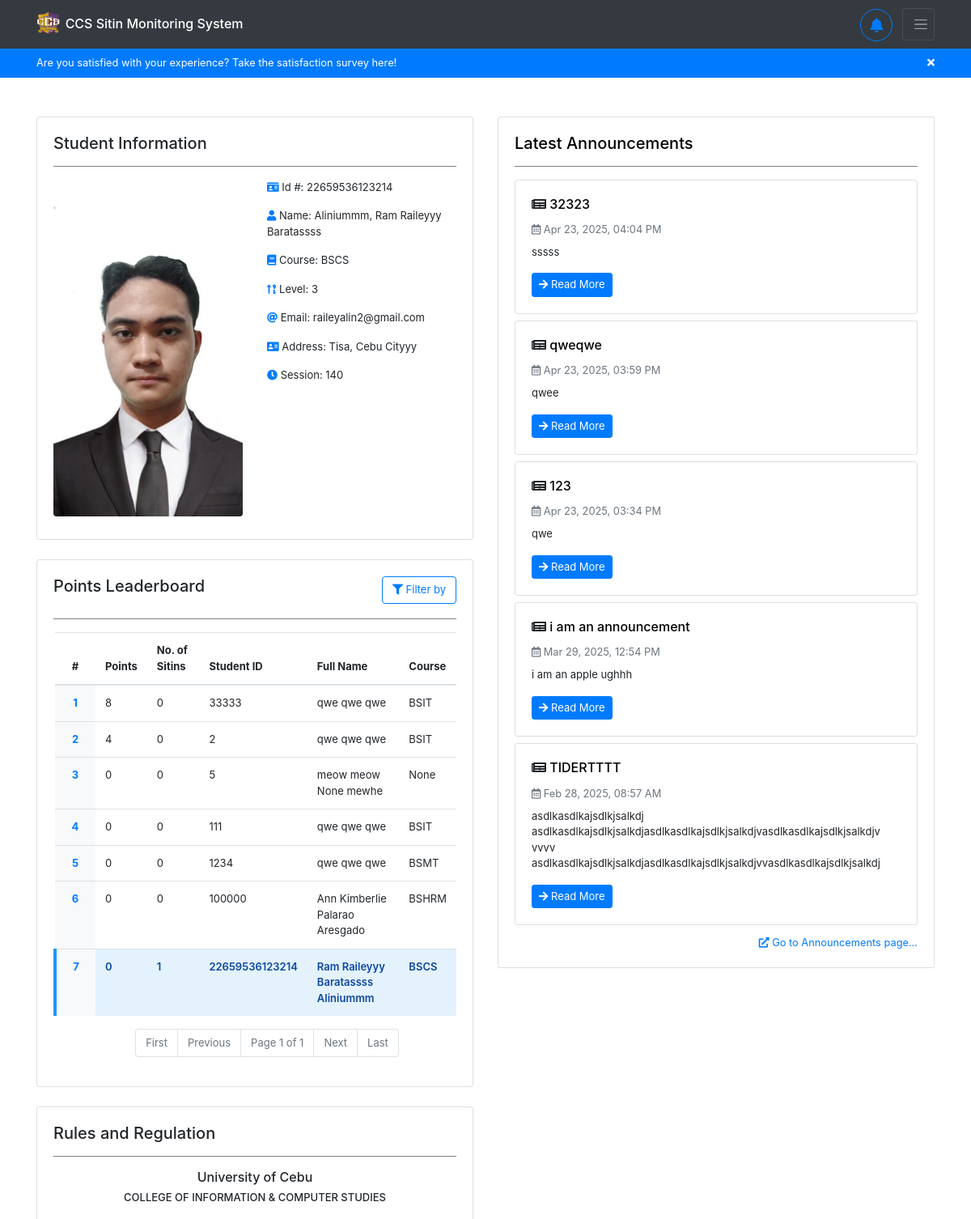
/home/ (signed in, upper part), run on an earlier commit of the app's database.
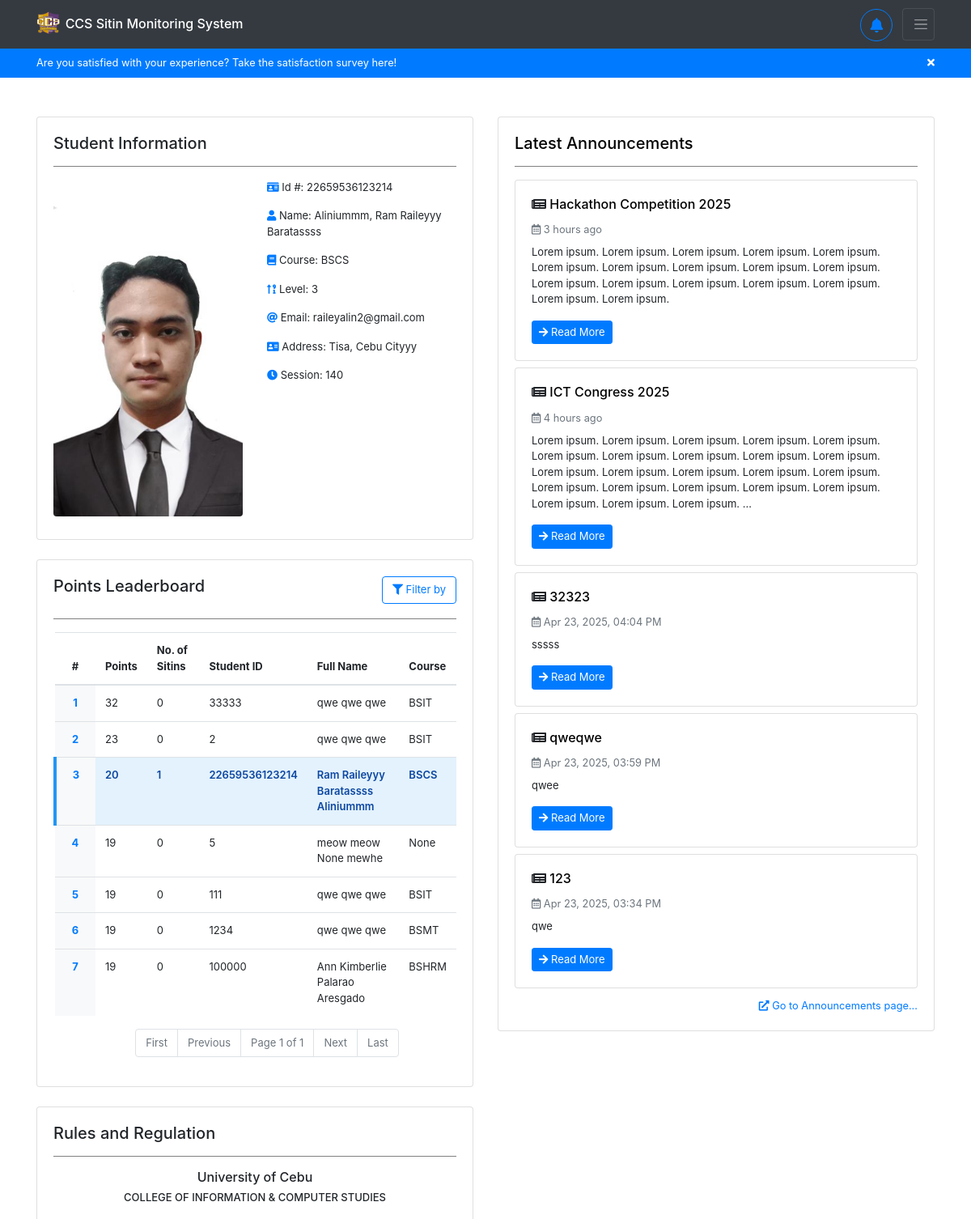
And on a later commit of the database.
### backend/models.py (models this page shows, shortened)
class Registration(models.Model):
    idno = models.IntegerField(primary_key=True)
    lastname = models.CharField(max_length=80, null=True, blank=True)
    firstname = models.CharField(max_length=80, null=True, blank=True)
    middlename = models.CharField(max_length=80, null=True, blank=True)
    course = models.CharField(max_length=80, choices=COURSE_CHOICES, null=True, blank=True)
    level = models.IntegerField(null=True, choices=LEVEL_CHOICES, blank=True)
    email = models.EmailField(max_length=80, null=True, blank=True)
    address = models.CharField(max_length=255, null=True, blank=True)
    sessions = models.IntegerField(default=30, null=True, blank=True)
    points = models.IntegerField(default=0, null=True, blank=True)
    sitins_count = models.IntegerField(default=0, null=True, blank=True)
    profilepicture_og = models.ImageField(upload_to="profiles/", default="profiles/default.jpg", blank=True, null=True)
    profilepicture_lg = models.ImageField(upload_to="profiles/", default="profiles/default_lg.jpg", blank=True, null=True)
    profilepicture_md = models.ImageField(upload_to="profiles/", default="profiles/default_md.jpg", blank=True, null=True)
    profilepicture_sm = models.ImageField(upload_to="profiles/", default="profiles/default_sm.jpg", blank=True, null=True)
    study_load = models.FileField(upload_to="schedules/", blank=True, null=True)
    profiledescription = models.TextField(blank=True, null=True)
    username = models.OneToOneField(User, on_delete=models.CASCADE)

class Announcement(models.Model):
    title = models.CharField(max_length=255, blank=True, null=True)
    content = models.TextField(blank=True, null=True)
    image = models.ImageField(upload_to="announcements/", default="announcements/announcement.jpg", blank=True, null=True)
    date = models.DateTimeField(auto_now_add=True)
    updated_at = models.DateTimeField(auto_now=True)
    superuser = models.ForeignKey(User, on_delete=models.CASCADE, limit_choices_to={'is_superuser': True})

### backend/views.py (the view)
# urls.py: path('home/', views.home, name='user-home'),
@login_required
def home(request):
    if request.user.is_authenticated:
        reg = Registration.objects.get(username=request.user)
        announcements = Announcement.objects.all().order_by('-date')[:5]
        students_leaderboard = Registration.objects.all().select_related('username').order_by('-points')
        is_top_performing = request.GET.get('is_top_performing')
        if is_top_performing == 'False':
            students_leaderboard = students_leaderboard.order_by('-sitins_count')
        else:
            print('some kinda problem in the html?')
        paginator = Paginator(students_leaderboard, 10)
        page_number = request.GET.get('page')
        page_obj = paginator.get_page(page_number)
        return render(request, 'backend/pages/home.html', context={ 'registration': reg, 'announcements': announcements, 'students_leaderboard': page_obj })
    return redirect('/')

### backend/templatetags/custom_filters.py (called while the page is built)
@register.filter
def time_ago(value):
    if not value:
        return ""
    now = timezone.localtime(timezone.now())
    value = timezone.localtime(value)
    diff = now - value
    seconds = diff.total_seconds()
    if seconds < 60:
        return f"{int(seconds)} seconds ago"
    elif seconds < 3600:
        minutes = int(seconds / 60)
        return f"{minutes} minute{'s' if minutes != 1 else ''} ago"
    elif seconds < 86400:
        hours = int(seconds / 3600)
        return f"{hours} hour{'s' if hours != 1 else ''} ago"
    else:
        return value.strftime("%b %d, %Y, %I:%M %p ")  # Fallback to date if > 1 day

### backend/templates/backend/pages/home.html (shortened to what the changed rows need)
{% extends 'backend/base.html' %}
{% load static %}
{% load custom_filters %}
{% block content %}
<div class="container mt-5" id="home-container">
    <div class="row">
        <div class="col-lg-6 col-md-12">
            <div class="row">
                <div class="col-12 mb-4">
                    <div class="card">
                        <div class="card-body student-info-card">
                            <div class="row">
                                <div class="col-md-6 col-12 mb-2 d-flex justify-content-center">
                                    <div>
                                        <img
                                        src="{% if registration.profilepicture_md and registration.profilepicture_md.url %}{{ registration.profilepicture_md.url }}{% else %}{% static 'backend/images/default-avatar.jpg' %}{% endif %}"
                                        alt="profile picture" class="img-fluid rounded" />
                                    </div>
                                </div>
                                <div class="col-md-6 col-12">
                                    <p>
                                        <i class="fas fa-id-card"></i> Id #: {% if registration.idno%}{{ registration.idno }}{% else %}N/A{% endif %}
                                    </p>
                                    <p>
                                        <i class="fas fa-user"></i> Name:
                                        {% if registration.lastname or registration.firstname or registration.middlename %}
                                            {{ registration.lastname|default:'' }}{% if registration.lastname and registration.firstname %}, {% endif %}
                                            {{ registration.firstname|default:'' }}
                                            {{ registration.middlename|default:'' }}
                                        {% else %}
                                            N/A
                                        {% endif %}
                                    </p>
                                    <p>
                                        <i class="fas fa-book"></i> Course: {% if registration.course %}{{ registration.course }}{% else%}N/A{% endif %}
                                    </p>
                                    <p>
                                        <i class="fas fa-sort-numeric-up-alt"></i> Level: {% if registration.level %}{{ registration.level }}{% else %}N/A{%endif %}
                                    </p>
                                    <p>
                                        <i class="fas fa-at"></i> Email: {% if registration.email%}{{ registration.email }}{% else %}N/A{% endif %}
                                    </p>
                                    <p>
                                        <i class="fas fa-address-card"></i> Address: {% if registration.address %}{{ registration.address }}{% else%}N/A{% endif %}
                                    </p>
                                    <p>
                                        <i class="fas fa-clock"></i> Session: {% if registration.sessions %}{{ registration.sessions }}{% else%}N/A{% endif %}
                                    </p>
                                </div>
                            </div>
                        </div>
                    </div>
                </div>
                <div class="col-12 mb-4">
                    <div class="card shadow">
                        <div class="card-body">
                            <div class="table-responsive">
                                <table class="table">
                                    <thead>
                                        <tr>
                                            <th class="text-center" style="width: 50px;">#</th>
                                            <th>Points</th>
                                            <th>No. of Sitins</th>
                                            <th>Student ID</th>
                                            <th>Full Name</th>
                                            <th>Course</th>
                                        </tr>
                                    </thead>
                                    <tbody>
                                        {% for user in students_leaderboard %}
                                        <tr
                                            {% if request.user.id == user.username.id %}
                                            class="highlight"
                                            {% endif %}
                                            >
                                            <td class="text-center font-weight-bold text-primary" style="background-color: #f8f9fa;">{{ forloop.counter }}</td>
                                            <td>{{ user.points }}</td>
                                            <td>{{ user.sitins_count }}</td>
                                            <td>{{ user.idno }}</td>
                                            <td>{{ user.firstname }} {{ user.middlename }} {{ user.lastname }}</td>
                                            <td>{{ user.course }}</td>
                                        </tr>
                                        {% empty %}
                                        <tr>
                                            <td colspan="6" class="text-center text-muted">No leaderboard data available</td>
                                        </tr>
                                        {% endfor %}
                                    </tbody>
                                </table>
                            </div>
                        </div>
                    </div>
                </div>
            </div>
        </div>
        <div class="col-lg-6 col-md-12">
            <div class="row">
                <div class="col-12 mb-4">
                    <div class="card shadow">
                        <div class="card-body">
                            {% for announcement in announcements %}
                            <div class="card mb-2 border-left-primary shadow-sm">
                                <div class="card-body">
                                    <h6>
                                        <i class="fas fa-newspaper"></i>
                                        <a href="{% url 'user-announcement' announcement.id %}" style="color: black;">{{ announcement.title }}</a>
                                    </h6>
                                    <small class="text-muted">
                                        <i class="far fa-calendar-alt"></i> {{ announcement.date|time_ago }}
                                    </small>
                                    <p class="mt-2">{{ announcement.content|truncatechars:"300" }}</p>
                                    <a href="{% url 'user-announcement' announcement.id %}" class="btn btn-sm btn-primary">
                                        <i class="fas fa-arrow-right"></i> Read More
                                    </a>
                                </div>
                            </div>
                            {% empty %}
                            <p class="text-center text-muted">No announcements available.</p>
                            {% endfor %}
                        </div>
                    </div>
                </div>
            </div>
        </div>
    </div>
</div>
{% endblock %}

What changed in the data, as far as the page shows it:
no longer on this page (row unchanged): Announcement: title "i am an announcement", date "Mar 29, 2025, 12:54 PM", content "i am an apple ughhh"
no longer on this page (row unchanged): Announcement: title "TIDERTTTT", date "Feb 28, 2025, 08:57 AM", content "asdlkasdlkajsdlkjsalkdj asdlkasdlkajsdlkjsalkdjasdlkasdlkajsdlkjsalkdjvasdlkasdlkajsdlkjsalkdjv vvvv asdlkasdlkajsdlkjsalkdjasdlkasdlkajsdlkjsalkdjvvasdlkasdlkajsdlkjsalkdj"
changed Registration "Ram Raileyyy": points "0" → "20"; moves up the list
changed Registration id 33333: points "8" → "32"
changed Registration id 2: points "4" → "23"
changed Registration "meow meow": points "0" → "19"
changed Registration id 111: points "0" → "19"
changed Registration "BSMT": points "0" → "19"
changed Registration "Ann Kimberlie": points "0" → "19"
added Announcement: title "Hackathon Competition 2025", date "3 hours ago", content "Lorem ipsum. Lorem ipsum. Lorem ipsum. Lorem ipsum. Lorem ipsum. Lorem ipsum. Lorem ipsum. Lorem ipsum. Lorem ipsum. Lorem ipsum. Lorem ipsum. Lorem ipsum. Lorem ipsum. Lorem ipsum. Lorem ipsum. Lorem ipsum. Lorem ipsum."
added Announcement: title "ICT Congress 2025", date "4 hours ago", content "Lorem ipsum. Lorem ipsum. Lorem ipsum. Lorem ipsum. Lorem ipsum. Lorem ipsum. Lorem ipsum. Lorem ipsum. Lorem ipsum. Lorem ipsum. Lorem ipsum. Lorem ipsum. Lorem ipsum. Lorem ipsum. Lorem ipsum. Lorem ipsum. Lorem ipsum. Lorem ipsum. Lorem ipsum. Lorem ipsum. Lorem ipsum. Lorem ipsum. Lorem ipsum. …"
